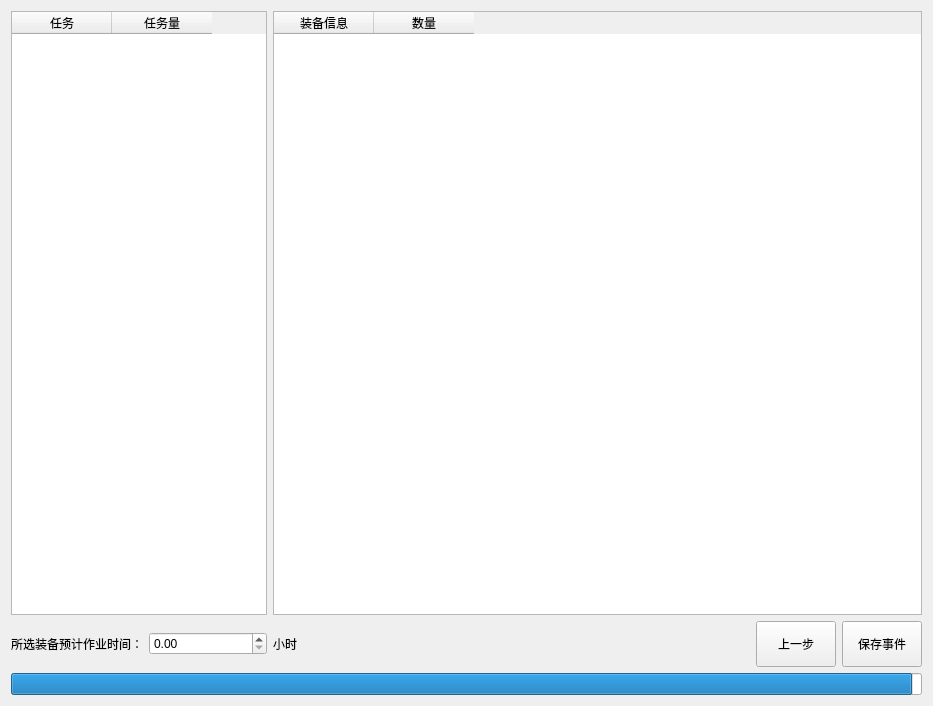
<?xml version="1.0" encoding="UTF-8"?>
<ui version="4.0">
 <class>final</class>
 <widget class="QWidget" name="final">
  <property name="geometry">
   <rect>
    <x>0</x>
    <y>0</y>
    <width>933</width>
    <height>706</height>
   </rect>
  </property>
  <property name="windowTitle">
   <string>配置方案</string>
  </property>
  <layout class="QGridLayout" name="gridLayout">
   <item row="1" column="2">
    <widget class="QLabel" name="label_2">
     <property name="text">
      <string>小时</string>
     </property>
    </widget>
   </item>
   <item row="1" column="4">
    <widget class="QPushButton" name="pb_back">
     <property name="sizePolicy">
      <sizepolicy hsizetype="Preferred" vsizetype="Preferred">
       <horstretch>0</horstretch>
       <verstretch>0</verstretch>
      </sizepolicy>
     </property>
     <property name="text">
      <string>上一步</string>
     </property>
    </widget>
   </item>
   <item row="1" column="0">
    <widget class="QLabel" name="label">
     <property name="text">
      <string>所选装备预计作业时间：</string>
     </property>
    </widget>
   </item>
   <item row="2" column="0" colspan="6">
    <widget class="QProgressBar" name="progressBar">
     <property name="value">
      <number>99</number>
     </property>
     <property name="textVisible">
      <bool>false</bool>
     </property>
     <property name="orientation">
      <enum>Qt::Horizontal</enum>
     </property>
     <property name="textDirection">
      <enum>QProgressBar::TopToBottom</enum>
     </property>
    </widget>
   </item>
   <item row="1" column="1">
    <widget class="QDoubleSpinBox" name="doubleSpinBox_time"/>
   </item>
   <item row="1" column="5">
    <widget class="QPushButton" name="pb_save">
     <property name="sizePolicy">
      <sizepolicy hsizetype="Preferred" vsizetype="Fixed">
       <horstretch>0</horstretch>
       <verstretch>0</verstretch>
      </sizepolicy>
     </property>
     <property name="minimumSize">
      <size>
       <width>0</width>
       <height>46</height>
      </size>
     </property>
     <property name="maximumSize">
      <size>
       <width>100</width>
       <height>16777215</height>
      </size>
     </property>
     <property name="text">
      <string>保存事件</string>
     </property>
    </widget>
   </item>
   <item row="0" column="0" colspan="2">
    <widget class="QTableWidget" name="tableWidget">
     <column>
      <property name="text">
       <string>任务</string>
      </property>
     </column>
     <column>
      <property name="text">
       <string>任务量</string>
      </property>
     </column>
    </widget>
   </item>
   <item row="0" column="2" colspan="4">
    <widget class="QTableWidget" name="tableWidget_2">
     <column>
      <property name="text">
       <string>装备信息</string>
      </property>
     </column>
     <column>
      <property name="text">
       <string>数量</string>
      </property>
     </column>
    </widget>
   </item>
   <item row="1" column="3">
    <spacer name="horizontalSpacer">
     <property name="orientation">
      <enum>Qt::Horizontal</enum>
     </property>
     <property name="sizeHint" stdset="0">
      <size>
       <width>40</width>
       <height>20</height>
      </size>
     </property>
    </spacer>
   </item>
  </layout>
 </widget>
 <resources/>
 <connections/>
</ui>
